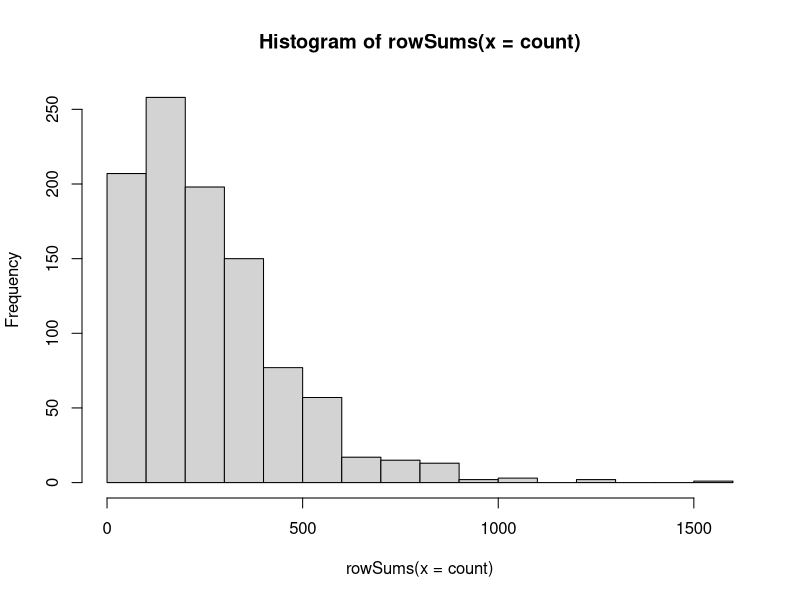
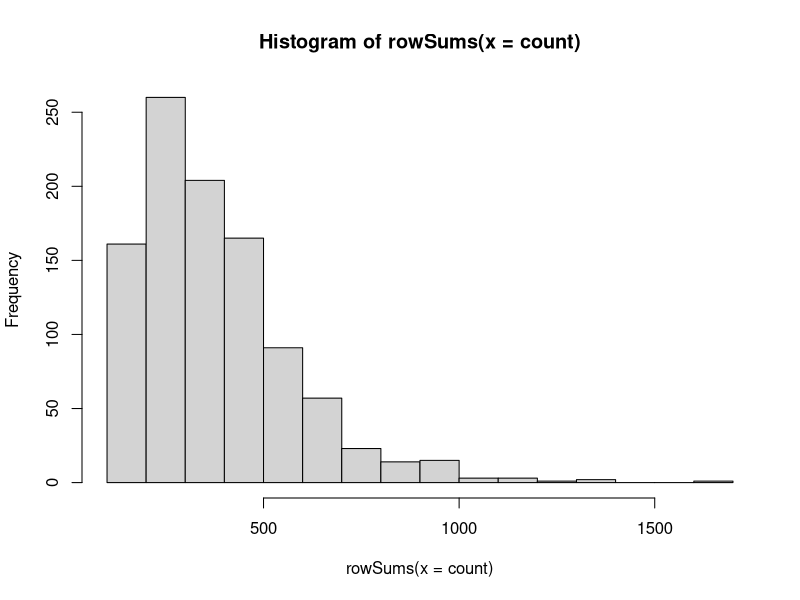
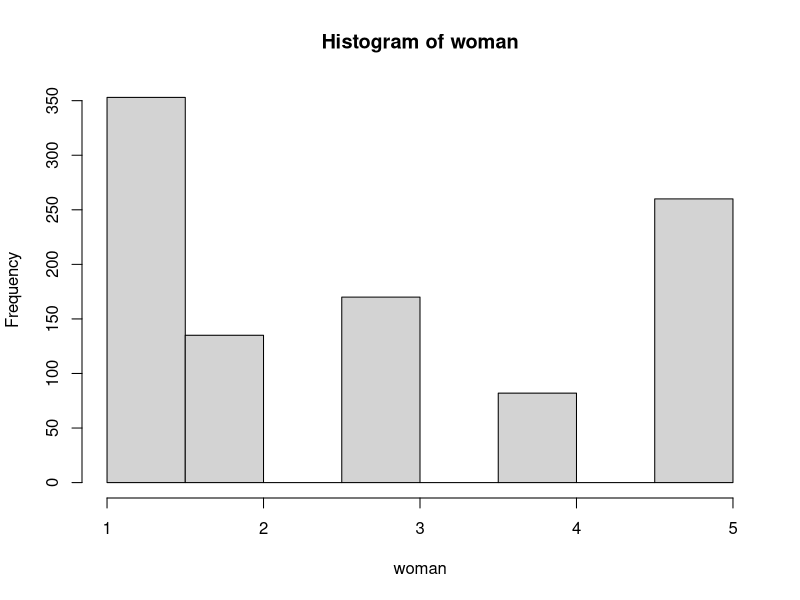
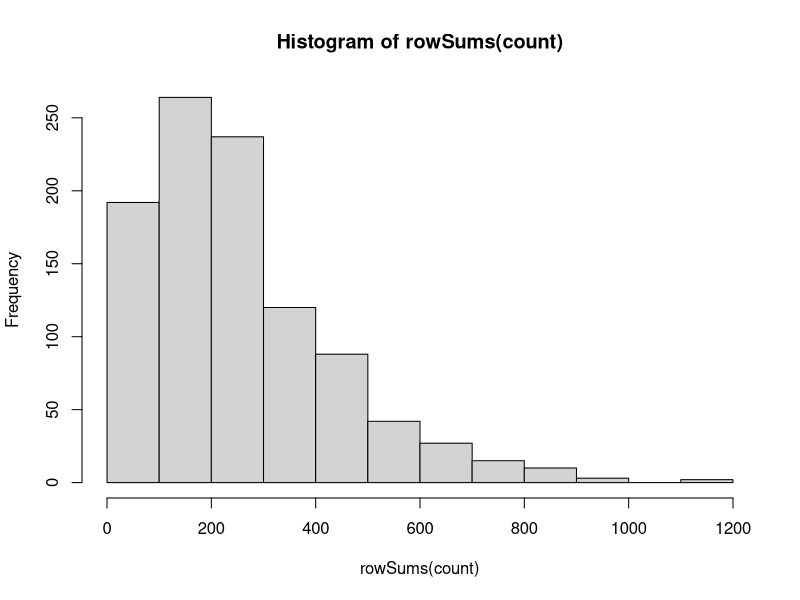
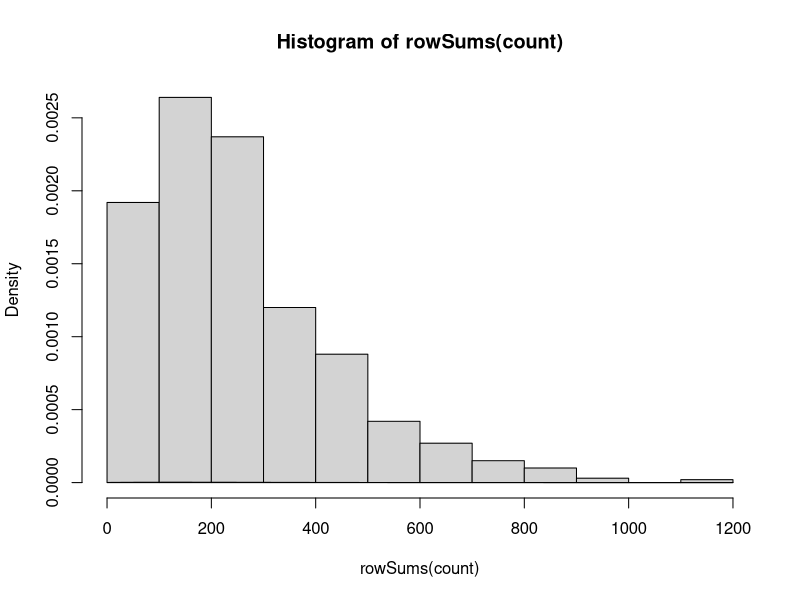
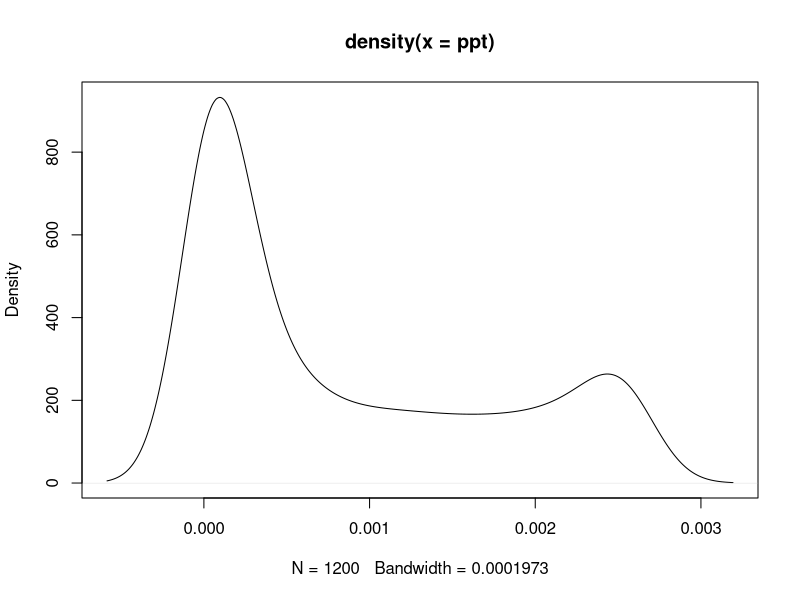

Source code (R) for these figures, in order:
##### Opgave 1
rm(list=ls())
P = matrix(
  c(0.9915,0.005,0.0025,0,0.001,0,0.986,0.005,0.004,
    0.005,0,0,0.992,0.003,0.005,0,0,0,0.991,0.009,0,0,0,0,1),
  nrow = 5,
  ncol = 5)
P <- t(P)

woman = rep(1,1000)
N.iter = length(woman)
count = matrix(0, ncol = 5, nrow = N.iter)
for (i in 1:N.iter){
  while (woman[i]<5){
    count[i,woman[i]] = count[i,woman[i]]+1
    woman[i]=sample(x = c(1:5), size =1, replace =TRUE, prob = P[woman[i],])
    }
  }

distant = sum(count[,2]==0)
locally = sum(count[,2]!=0)
hist(rowSums(x = count))
mean(rowSums(count))
sameplace = locally/N.iter*100

######## Opgave 2
woman = rep(1,1000)
N.iter = length(woman)

for (i in 1:N.iter){
  counter = 0
  while (counter < 120){
    count[i,woman[i]] = count[i,woman[i]]+1
    woman[i]=sample(x = c(1:5), size =1, replace =TRUE, prob = P[woman[i],])
    counter = counter + 1
  }
}
library(expm)
hist(rowSums(x = count))
woman[woman!=1]
hist(woman)
p0 = c(1,0,0,0,0)
p_t=p0%*%(P%^%120)
observed = as.vector(p_t*1000)
expected =as.vector(table(woman))

t=0
for (i in 1:length(observed)){
  t=t+((observed[i]-expected[i])^2)/expected[i]
} # Slaa op i qhisq tabel med df=4
pvalue = 1- pchisq(t,df=4) # Vi afviser ikke!

####### Opgave 3
woman = rep(1,1000)
N.iter = length(woman)
count = matrix(0, ncol = 5, nrow = N.iter)
for (i in 1:N.iter){
  while (woman[i]<5){
    count[i,woman[i]] = count[i,woman[i]]+1
    woman[i]=sample(x = c(1:5), size =1, replace =TRUE, prob = P[woman[i],])
  }
}

hist(rowSums(count))

mean(rowSums((count)))

pi = c(1,0,0,0)
Ps = P[1:4,1:4]
p0 = P[1:4,5]
t=1
PT = pi%*%((Ps)%^%t)%*%p0
ptFunk = function(t){
  pt = pi%*%((Ps)%^%t)%*%p0

  return (pt)
}
ppt = vector()
for (i in 1:1200){
  ppt[i] = ptFunk(i)
}
dev.new()
hist(rowSums(count),prob = TRUE)
lines(ppt/1000)

plot(density(ppt))
